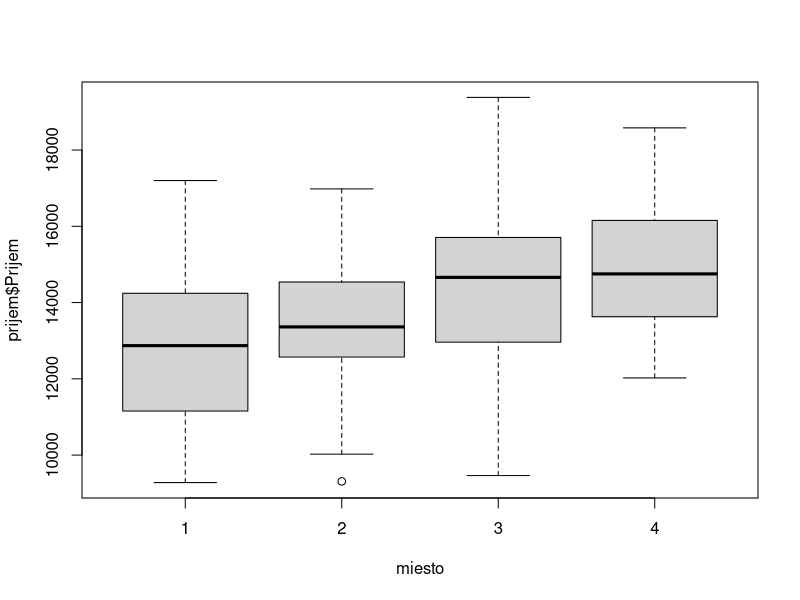
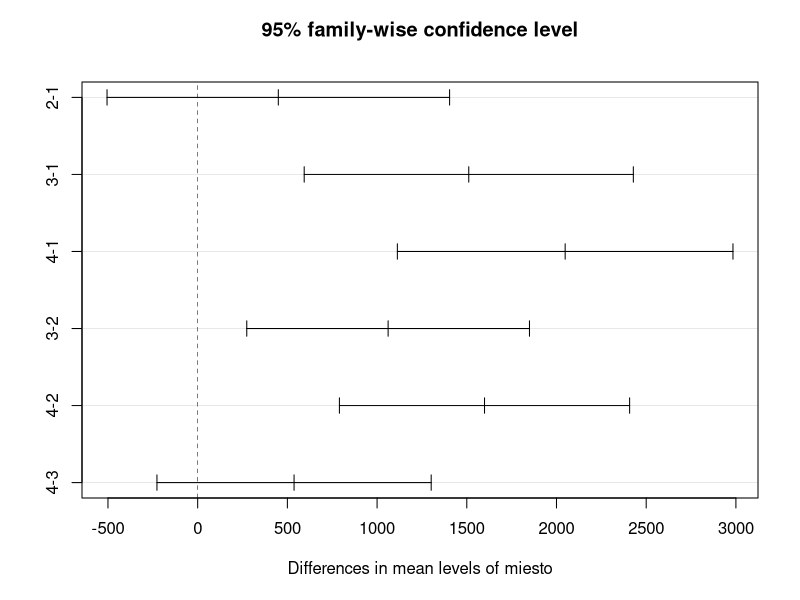
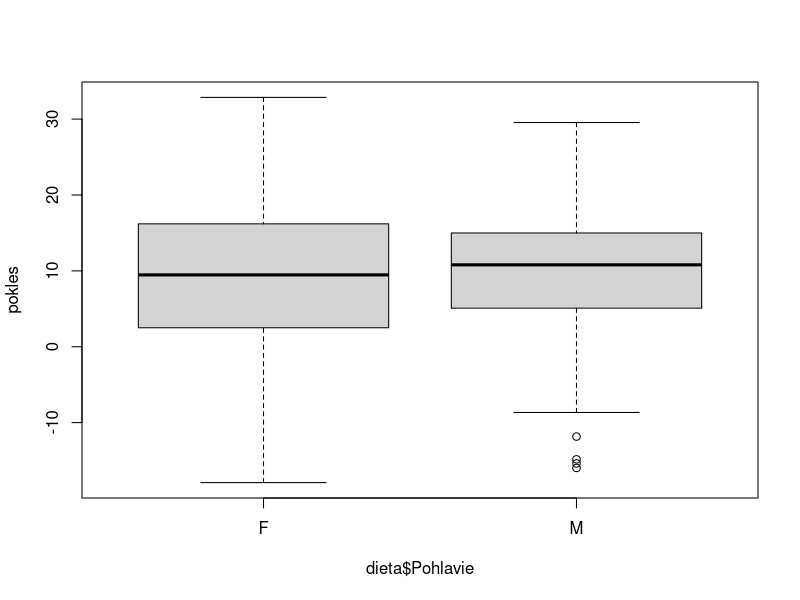

These figures' R source, in order:
## ---- chunk 1

setwd('/home/filipa/IdeaProjects/stat/DU')
library(readxl)
prijem = read_xlsx("prijem.xlsx")
dieta = read_xlsx("dieta.xlsx")

# k je 3
miesto = factor(prijem$Miesto)
# pozrieme sa na data
boxplot(prijem$Prijem~miesto)
# vidime ze obec a male mesto su podobne a okresne a krajske mesto uleteli


# overime si ci udaje su normalne rodelene
tapply(prijem$Prijem, prijem$Miesto, shapiro.test)


# p hodnota > 0.05 a teda udaje su normalne rozdelene

#test disperzie

bartlett.test(prijem$Prijem,miesto)
#p > 0.05 rozdelenie disperzie je rovnake


# test ci miesto je statisticky vyznamny udaj vzhladom na prijem
#h0 miesto nie je vyznamny udaj voci primu
#h1 miesto je vyznamny udaj voci primu
anova = aov(prijem$Prijem~miesto)
summary(anova)

# p < 0.05 a teda zamietame h0, cize miesto ma statisticky vyznamny dopad na prijem

tpt = TukeyHSD(anova)
tpt
plot(tpt)

# na zaklade tukey testu sme zistili ze odlisuju sa
# obec a okresne mesto
# obec a krajske mesto
# male mesto a okresne mesto
# male mesto a krajske mesto



## ---- chunk 2
dieta = read_xlsx("dieta.xlsx")

# kedze nas zaujima percentualny pokles vyratame si percentualnu zmenu vahy pre kazdu osobu
pokles = dieta$`Váha pred` - dieta$`Váha po`
pokles = (1- (dieta$`Váha po` / dieta$`Váha pred`)) * 100
# pokles

boxplot(pokles~dieta$Pohlavie)
# na zaklade boxplotu viidme ze zeny viac pribrali muzi menej
# ostatne je podobne
pohlavie_int = as.integer(factor(dieta$Pohlavie, levels = c("M", "F")))
t <- data.frame(pohlavie_int,pokles)
# overime si ci udaje su normalne rodelene
library("nortest")
ad.test(dieta$`Váha pred`)
ad.test(dieta$`Váha po`)
ad.test(t$pohlavie_int)
# tapply(dieta$`Váha pred`, dieta$`Váha po`, shapiro.test) toto mi neslo  nechapem preco
# udaje niesu z normalneho rozdelenie


# test ci pohlavie je statisticky vyznamny udaj vzhladom na pokleshmotnosti
#h0 pohlavie nie je vyznamny udaj voci poklesu hmotnosti
#h1 pohlavie je vyznamny udaj voci poklesu hmotnosti
kruskal.test(pokles ~ pohlavie_int, data = t)
# p > 0.1 a teda nezaietame h0 a teda na pohlavii nezalezi v pripade tejto studije vzhladom na stratu hmotnosti
